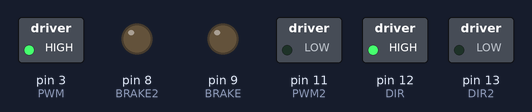
This sketch was run on a simulated Arduino Uno, built with avr-gcc and run on an emulated ATmega328P. On the bench: switched loads named in the sketch (green lamp = pin HIGH), output pins drawn as LEDs (lit = HIGH). What the sketch prints to the serial monitor is not drawn.

Above: at 0.1 s.
At 5.1 s:
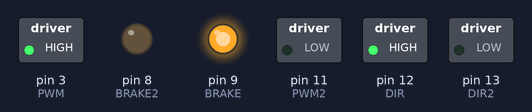
At 10.1 s:
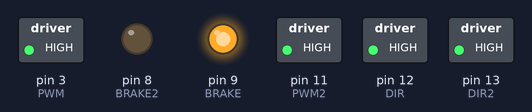
At 15.1 s:
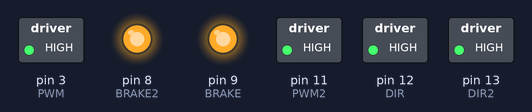
At 20.1 s:
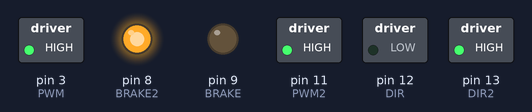
At 35.1 s:
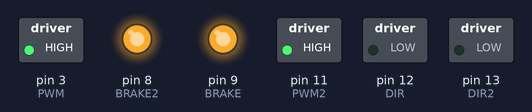
Timing chart, 0 to 36.6 s (numbered marks = the images above):
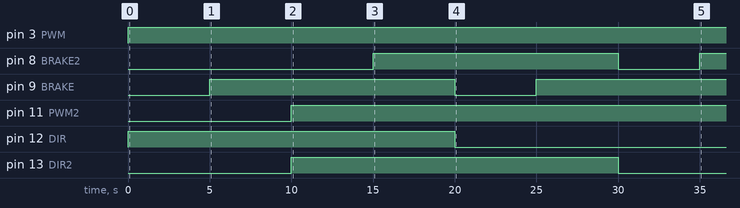

The sketch:

klon.ino
```cpp
//Motor 1,channel A
int PWM   = 3;
int DIR   = 12;
int BRAKE = 9;
//Motor 2, channel B
int PWM2 = 11;
int DIR2 = 13;
int BRAKE2 = 8;
int RFID = 0;
char currentstate;
char nextstate;
void setup() {
  Serial.begin(9600);
  pinMode(BRAKE, OUTPUT);  // Brake pin för kanal A
  pinMode(DIR, OUTPUT);    // Direction pin för kanal A
  pinMode(BRAKE2, OUTPUT);  // Brake pin för kanal B
  pinMode(DIR2, OUTPUT);    // Direction pin för kanal B
  Serial.println("Köra motorn");
  currentstate = '1';
}

void loop() {
  Serial.println("loop");

  switch(currentstate)
  {
  case '0':
    digitalWrite(BRAKE, HIGH); //båda motorerna av
    digitalWrite(BRAKE2, HIGH);
  break;
  case '1':
  Serial.println("Forward MOTOR 1");
  digitalWrite(BRAKE, LOW);  //sätta brake (stop) låg för att motorn ska köra
  digitalWrite(DIR, HIGH);   // Sätta DIR till hög för att motor1 ska köras framåt alltså hela armen
  analogWrite(PWM, 255);     // Hastighet för motor, max 255
  delay(5000);
  Serial.println("Motor stop");
  digitalWrite(BRAKE, HIGH);  // sätta brake till hög då stannar motorn
  delay(5000);
  nextstate = '2';
  break;

  case '2':
  Serial.println("FORWARD MOTOR 2");
  digitalWrite(BRAKE2, LOW);  //sätta brake (stop) låg för att motorn ska köra
  digitalWrite(DIR2, HIGH);   // Sätta DIR till hög för att motor 2 ska köras framåt (klon) greppar
  analogWrite(PWM2, 255);     // Hastighet för motor, max 255
  delay(5000);
  Serial.println("Motor 2 stop");
  digitalWrite(BRAKE2, HIGH);  // sätta brake till hög då stannar motorn
  delay(5000);
  nextstate = '3';
  break;

  case '3':
  Serial.println("backward motor 1");
  digitalWrite(BRAKE, LOW);  // sätta brake till låg igen
  digitalWrite(DIR, LOW);    //ändra riktning på motor 1 genom att sätta dir till låg och då hela armen tillbax
  analogWrite(PWM, 255);     // Sätta hastighet till motor
  delay(5000);
  Serial.println("Motor 1 stop backward");
  digitalWrite(BRAKE, HIGH);  // sätta brake till hög då stannar motorn
  delay(5000);
  nextstate = '4';
  break;

  case '4':
  Serial.println("backward motor 2");
  digitalWrite(BRAKE2, LOW);  // sätta brake till låg igen
  digitalWrite(DIR2, LOW);    //ändra riktning på motor genom att sätta dir till låg klon ska släppa
  analogWrite(PWM2, 255);     // Sätta hastighet till motor
  delay(5000);
  Serial.println("Motor 2 stop backward");
  digitalWrite(BRAKE2, HIGH);  // sätta brake till hög då stannar motorn
  nextstate = '0';
  delay(5000);
  break;


  default:
  Serial.println("default");
  return;
  }
  currentstate = nextstate;
}
```

Measured:
- by itself, pin 3 (PWM): LOW → HIGH at 0.00 s
- by itself, pin 8 (BRAKE2): LOW → HIGH at 15.0 s, → LOW 15.0 s later, → HIGH 5.0 s later
- by itself, pin 9 (BRAKE): LOW → HIGH at 5.0 s, → LOW 15.0 s later, → HIGH 5.0 s later
- by itself, pin 11 (PWM2): LOW → HIGH at 10.0 s
- by itself, pin 12 (DIR): LOW → HIGH at 0.00 s, → LOW 20.0 s later
- by itself, pin 13 (DIR2): LOW → HIGH at 10.0 s, → LOW 20.0 s later
